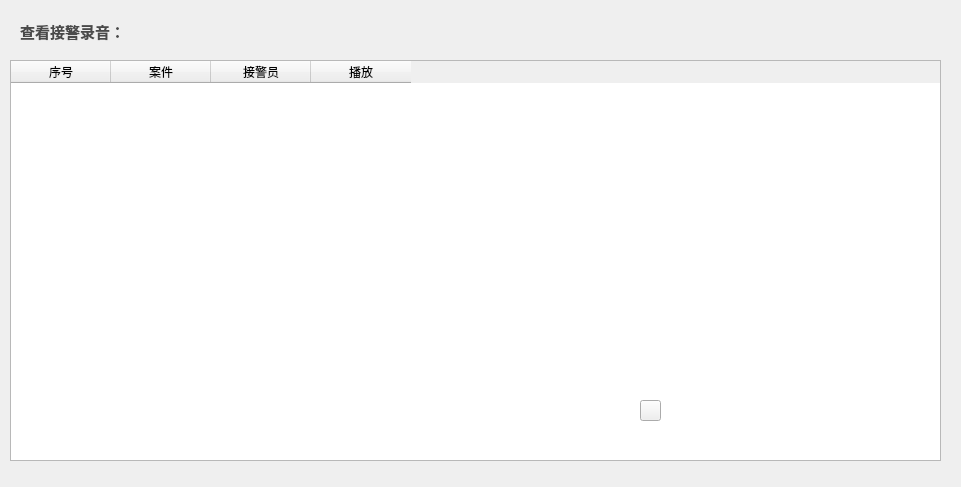
<?xml version="1.0" encoding="UTF-8"?>
<ui version="4.0">
 <class>RecorderForm</class>
 <widget class="QWidget" name="RecorderForm">
  <property name="geometry">
   <rect>
    <x>0</x>
    <y>0</y>
    <width>961</width>
    <height>487</height>
   </rect>
  </property>
  <property name="windowTitle">
   <string>Form</string>
  </property>
  <widget class="QTableWidget" name="tableWidget">
   <property name="geometry">
    <rect>
     <x>10</x>
     <y>60</y>
     <width>931</width>
     <height>401</height>
    </rect>
   </property>
   <column>
    <property name="text">
     <string>序号</string>
    </property>
   </column>
   <column>
    <property name="text">
     <string>案件</string>
    </property>
   </column>
   <column>
    <property name="text">
     <string>接警员</string>
    </property>
   </column>
   <column>
    <property name="text">
     <string>播放</string>
    </property>
   </column>
  </widget>
  <widget class="QLabel" name="label">
   <property name="geometry">
    <rect>
     <x>20</x>
     <y>20</y>
     <width>111</width>
     <height>21</height>
    </rect>
   </property>
   <property name="text">
    <string>&lt;html&gt;&lt;head/&gt;&lt;body&gt;&lt;p&gt;&lt;span style=&quot; font-size:11pt; font-weight:600; color:#4a4a4a;&quot;&gt;查看接警录音：&lt;/span&gt;&lt;/p&gt;&lt;/body&gt;&lt;/html&gt;</string>
   </property>
  </widget>
  <widget class="QPushButton" name="pushButton">
   <property name="geometry">
    <rect>
     <x>640</x>
     <y>400</y>
     <width>21</width>
     <height>21</height>
    </rect>
   </property>
   <property name="text">
    <string/>
   </property>
   <property name="icon">
    <iconset>
     <normaloff>../window/img/play.png</normaloff>../window/img/play.png</iconset>
   </property>
   <property name="iconSize">
    <size>
     <width>23</width>
     <height>23</height>
    </size>
   </property>
  </widget>
 </widget>
 <resources/>
 <connections/>
</ui>
